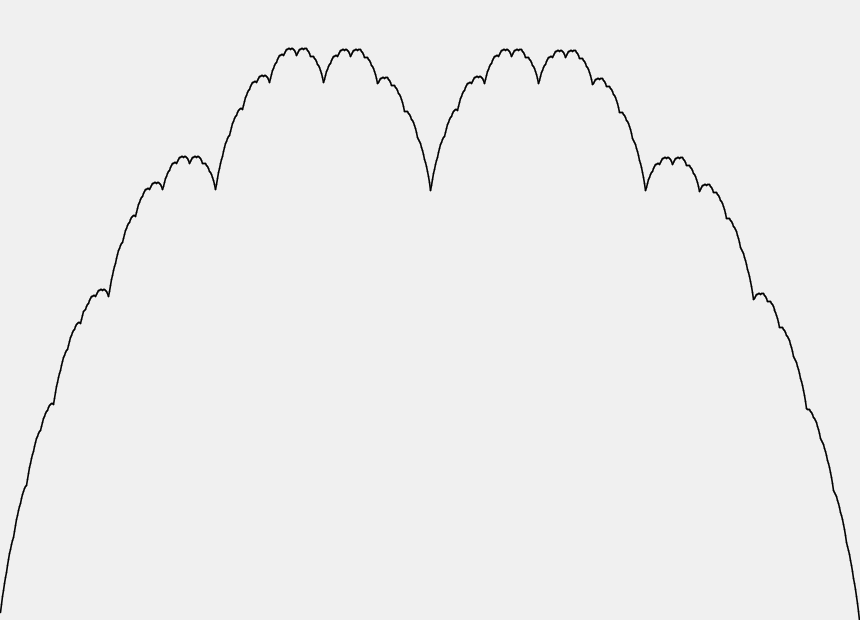
Frame 1 (no input)
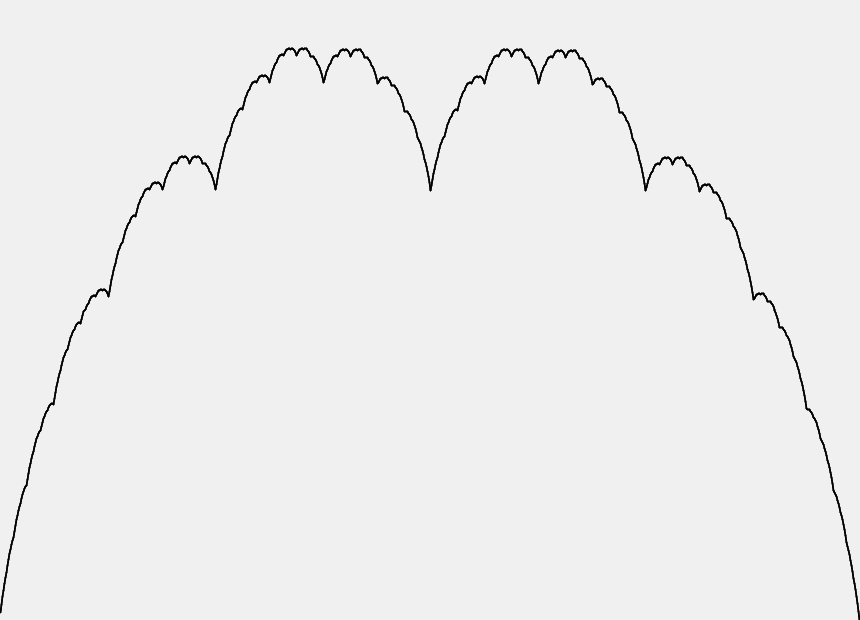
Frame 2 (the mouse pressed at the canvas centre, redrawn once)

The Processing sketch that drew these frames (run headless with seeded random() and noise(); the mouse was pressed at the canvas centre and the sketch redrawn once):

// Processing sketch: takagi_curve
// ── takagi_curve.pde
/* Takagi curve */
int[] ys;  // 各点の高さを格納する配列

void setup() {
    size(860, 620);     // 表示ウィンドウのサイズ設定
    background(240);    // 背景色の設定
    noLoop();           // draw関数を一度だけ実行
    strokeWeight(1.6);  // 輪郭線の太さの設定
}

void draw() {
    reverseY();                 // y軸を上向きに取る
    initPoints();               // 配列ysの初期化
    takagicurve(0, width, 10);  // 高木曲線
    plot();                     // 曲線のプロット
}

void reverseY() {
    translate(width/2, height/2);
    rotate(PI);
    translate(-width/2, -height/2);
}

void initPoints() {
    ys = new int[width];
    for ( int x = 0; x < ys.length; x++ ) {
        ys[x] = 0;  // 各点の高さを0で初期化
    }
}

void takagicurve(int lx, int rx, int n) {  /* 区間[lx, rx] */
    if( n <= 0 ){
        return ;
    }

    int cx = (lx + rx) / 2;  // 区間の中点
    int y = 0;               // 三角波の高さ

    // 三角波の足し合わせ
    for ( int x = lx; x < cx; x++ ) {
        ys[x] += y++;
    }
    for ( int x = cx; x < rx; x++ ) {
        ys[x] += y--;
    }
    takagicurve(lx, cx, n-1);  // 左
    takagicurve(cx, rx, n-1);  // 右
}

void plot() {
    for ( int x = 0; x < ys.length-1; x++ ) {
        line(x, ys[x], x+1, ys[x+1]);
    }
}
